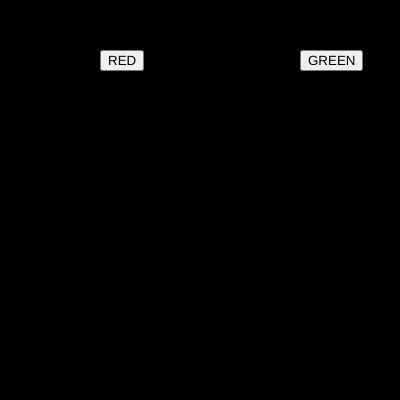
Frame 1 (no input)
Frame 60 (no input): identical to frame 1, image omitted
Frame 120 (the mouse pressed at the canvas centre since frame 60): identical to frame 1, image omitted

The p5.js sketch that drew this single still picture (run headless with seeded random() and noise() and a simulated clock; from frame 60 on, the mouse is pressed at the canvas centre):

// p5.js sketch
// ── sketch.js
var btn_red;
var btn_green;

var r = 0;
var g = 0;
var b = 0;

function setup() {
  createCanvas(400, 400);
  redBtn = createButton("RED")  ;
  redBtn.position(100,50);
  redBtn.mousePressed(red_bg)

   greeenBtn = createButton("GREEN")  ;
   greeenBtn.position(300,50);
   greeenBtn.mousePressed(green_bg)
}

function draw() {
  background(r,g,b);
}
function red_bg(){
r = 255;
g = 0;
b = 0;
  
}
function green_bg(){
  r = 0;
  g = 255;
  b = 0;
  
}
